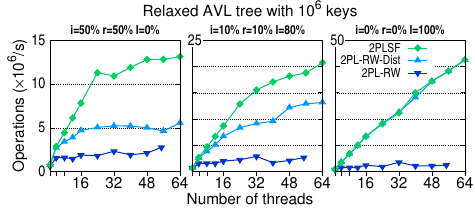

Here is the gnuplot script that generated this plot:
set term postscript color eps enhanced 22
set output "set-ravl-1m-2pl.eps"

set size 0.95,0.6

X=0.1
W=0.26
M=0.025

load "styles.inc"

set tmargin 11.8
set bmargin 2.5

set multiplot layout 1,3

unset key

set grid ytics

set xtics ("" 1, "" 4, "" 8, 16, 32, 48, 64) nomirror out offset -0.25,0.5
set label at screen 0.5,0.03 center "Number of threads"
set label at screen 0.5,0.57 center "Relaxed AVL tree with 10^{6} keys"

set xrange [1:64]

# First row

set lmargin at screen X
set rmargin at screen X+W

set ylabel offset 1.0,0 "Operations ({/Symbol \264}10^6/s)"
set ytics 5 offset 0.5,0 font "Helvetica Condensed"
set format y "%g"
set yrange [0:15]
set grid mytics

set label at graph 0.5,1.075 center font "Helvetica-bold Condensed,18" "i=50% r=50% l=0%"

set key at graph 0.99,0.99 samplen 1.5

plot \
    '../data/cervino/set-ravl-1m-2plundo.txt'       using 1:($2/1e6) with linespoints notitle ls 8  lw 3 dt 1, \
    '../data/cervino/set-ravl-1m-2plundodist.txt'   using 1:($2/1e6) with linespoints notitle ls 9  lw 3 dt 1, \
    '../data/cervino/set-ravl-1m-2plsf.txt'         using 1:($2/1e6) with linespoints notitle ls 10 lw 3 dt 1

set mytics 1
set grid nomytics

unset ylabel
set ytics format ""

set lmargin at screen X+(W+M)
set rmargin at screen X+(W+M)+W

unset label

set ytics 5 offset 0.5,0
set yrange [0:25]
set style textbox opaque noborder fillcolor rgb "white"
set label at first 1,25 front boxed left offset -0.5,0 "25" font "Helvetica Condensed"
set label at graph 0.5,1.075 center font "Helvetica-bold Condensed,18" "i=10% r=10% l=80%"

plot \
    '../data/cervino/set-ravl-1m-2plundo.txt'       using 1:($3/1e6) with linespoints notitle ls 8  lw 3 dt 1, \
    '../data/cervino/set-ravl-1m-2plundodist.txt'   using 1:($3/1e6) with linespoints notitle ls 9  lw 3 dt 1, \
    '../data/cervino/set-ravl-1m-2plsf.txt'         using 1:($3/1e6) with linespoints notitle ls 10 lw 3 dt 1


set lmargin at screen X+2*(W+M)
set rmargin at screen X+2*(W+M)+W

unset label
set ytics 10 offset 0.5,0
set yrange [0:50]
set style textbox opaque noborder fillcolor rgb "white"
set label at first 1,50 front boxed left offset -0.5,0 "50" font "Helvetica Condensed"
set label at graph 0.5,1.075 center font "Helvetica-bold Condensed,18" "i=0% r=0% l=100%"

plot \
    '../data/cervino/set-ravl-1m-2plundo.txt'       using 1:($4/1e6) with linespoints notitle ls 8  lw 3 dt 1, \
    '../data/cervino/set-ravl-1m-2plundodist.txt'   using 1:($4/1e6) with linespoints notitle ls 9  lw 3 dt 1, \
    '../data/cervino/set-ravl-1m-2plsf.txt'         using 1:($4/1e6) with linespoints notitle ls 10 lw 3 dt 1



unset tics
unset border
unset xlabel
unset ylabel
unset label
set object 1 rect from screen 0.68,0.40 to screen 0.87,0.42
set object 1 rect fc rgb 'white' fillstyle solid 1.0 noborder
set key at screen 0.87,0.48 samplen 2.0 font "Helvetica Condensed,18" noinvert width 1
plot [][0:1] \
    2 with linespoints title '2PLSF'         ls 10, \
    2 with linespoints title '2PL-RW-Dist'   ls 9, \
    2 with linespoints title '2PL-RW'        ls 8
	
unset multiplot
    